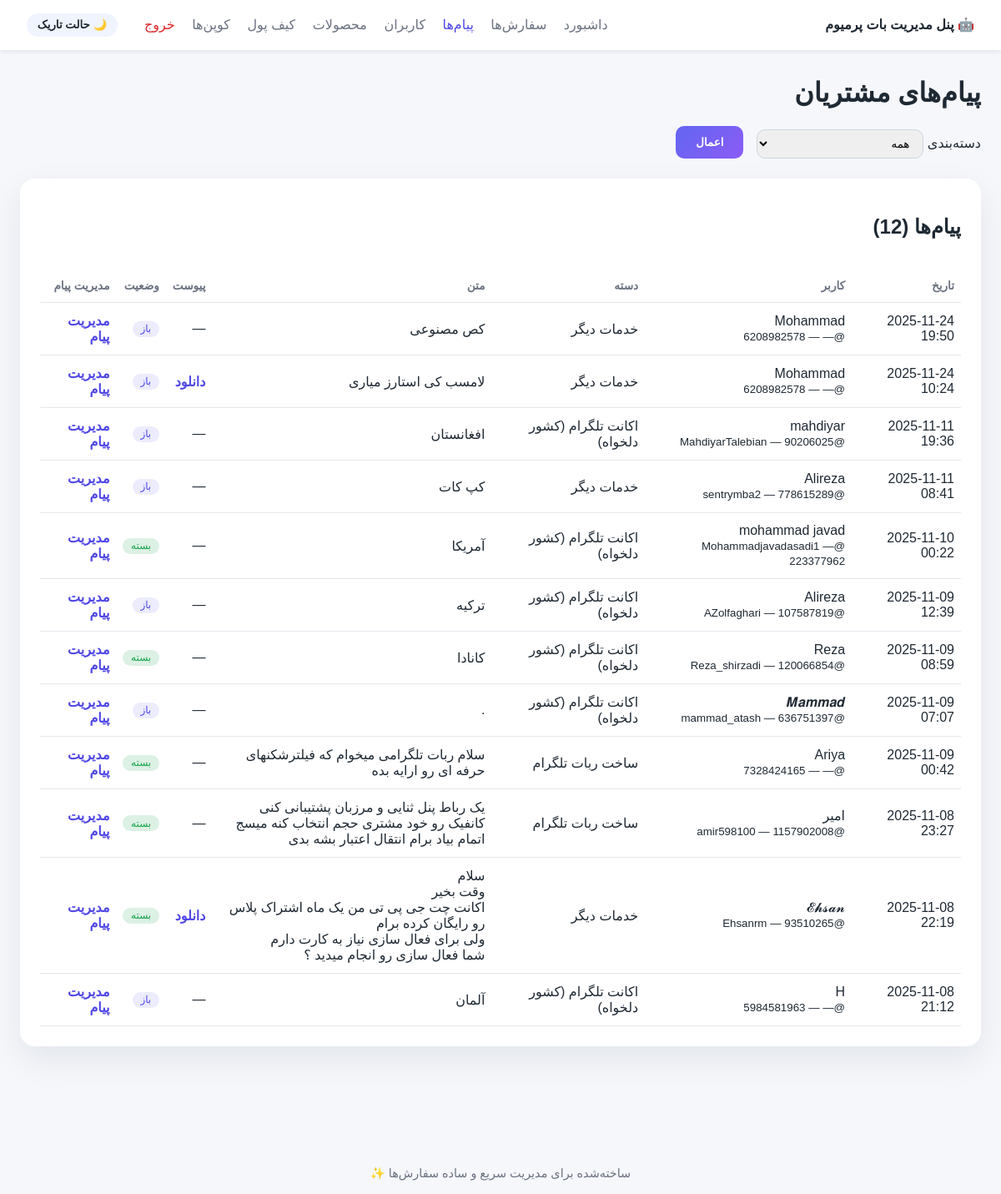
Screenshot of /messages (signed in) with the database file from the repository.
### tables this page shows
CREATE TABLE service_messages(
                id INTEGER PRIMARY KEY AUTOINCREMENT,
                user_id INTEGER,
                username TEXT,
                first_name TEXT,
                category TEXT,
                message_text TEXT,
                attachment_file_id TEXT,
                created_at TEXT,
                updated_at TEXT,
                is_resolved INTEGER DEFAULT 0
            );

### app/webadmin/server.py (the view)
    @app.get("/messages", name="messages")
    async def messages_page(
        request: Request,
        user: str = Depends(_login_required),
        category: str = Query("all"),
        page: int = Query(1, ge=1),
    ):
        per_page = 20
        filter_value = None if category == "all" else category
        total = count_service_messages(filter_value)
        pages = max((total + per_page - 1) // per_page, 1)
        page = min(page, pages)
        offset = (page - 1) * per_page
        items = list_service_messages(category=filter_value, limit=per_page, offset=offset)
        return _render(
            request,
            "messages.html",
            {
                "title": "پیام‌های دریافتی",
                "messages_list": items,
                "total": total,
                "page": page,
                "pages": pages,
                "category": category,
                "nav": "messages",
                "format_datetime": _format_datetime,
            },
        )

### app/webadmin/templates/messages.html (shortened to what this page needs)
{% extends 'base.html' %}
{% block content %}
<h1>پیام‌های مشتریان</h1>
<form class="filters" method="get">
    <label>دسته‌بندی
        <select name="category">
            <option value="all" {{ 'selected' if category == 'all' else '' }}>همه</option>
        </select>
    </label>
    <button type="submit" class="btn-primary">اعمال</button>
</form>
<section class="panel">
    <header>
        <h2>پیام‌ها ({{ total }})</h2>
    </header>
    <table>
        <thead>
            <tr>
                <th>تاریخ</th>
                <th>کاربر</th>
                <th>دسته</th>
                <th>متن</th>
                <th>پیوست</th>
                <th>وضعیت</th>
                <th>مدیریت پیام</th>
            </tr>
        </thead>
        <tbody>
            {% for msg in messages_list %}
            <tr>
                <td>{{ format_datetime(msg.created_at) }}</td>
                <td>
                    <div>{{ msg.first_name or '—' }}</div>
                    <small>@{{ msg.username or '—' }} — {{ msg.user_id or 'بدون آیدی' }}</small>
                </td>
                <td>{{ service_message_labels.get(msg.category, msg.category) }}</td>
                <td class="message-text">{{ (msg.message_text or '—')|replace('\n','<br>')|safe }}</td>
                <td>
                    {% if msg.attachment_file_id %}
                    <a class="link" href="{{ url_for('message_attachment', message_id=msg.id) }}" target="_blank">دانلود</a>
                    {% else %}
                    —
                    {% endif %}
                </td>
                <td>
                    {% if msg.is_resolved %}
                        <span class="badge completed">بسته</span>
                    {% else %}
                        <span class="badge in_progress">باز</span>
                    {% endif %}
                </td>
                <td>
                    <a class="link" href="{{ url_for('message_detail', message_id=msg.id) }}">مدیریت پیام</a>
                </td>
            </tr>
            {% else %}
            <tr><td colspan="7" class="empty">پیامی ثبت نشده است.</td></tr>
            {% endfor %}
        </tbody>
    </table>
</section>
{% endblock %}

### app/webadmin/static/styles.css (style rules this page uses)
:root { color-scheme: light dark; --bg: #f5f7fb; --surface: #ffffff; --surface-alt: #f0f4ff; --text: #1f2933; --muted: #6b7280; --accent: #4f46e5; --success: #16a34a; --warning: #f59e0b; --danger: #dc2626; font-family: "Vazirmatn", "IRANSans", "Tahoma", sans-serif; }
body { margin: 0; background: var(--bg); color: var(--text); }
.btn-primary { background: linear-gradient(135deg, #6366f1, #8b5cf6); color: white; border: none; padding: 0.75rem 1.5rem; border-radius: 10px; cursor: pointer; font-weight: 600; }
.panel { background: var(--surface); border-radius: 18px; box-shadow: 0 15px 40px rgba(15, 23, 42, 0.08); padding: 1.5rem; margin-bottom: 2rem; }
.panel header { display: flex; align-items: center; justify-content: space-between; margin-bottom: 1rem; }
.table, table { width: 100%; border-collapse: collapse; }
table th, table td { padding: 0.75rem 0.5rem; border-bottom: 1px solid #e5e7eb; text-align: right; }
.message-text { max-width: 360px; word-break: break-word; }
table th { color: var(--muted); font-size: 0.85rem; font-weight: 600; }
table td a.link { color: var(--accent); text-decoration: none; font-weight: 600; }
.badge { display: inline-block; padding: 0.15rem 0.6rem; border-radius: 999px; font-size: 0.75rem; background: #e5e7eb; color: #1f2933; }
.badge.delivered, .badge.completed { background: rgba(22, 163, 74, 0.15); color: var(--success); }
.badge.approved, .badge.in_progress, .badge.ready_to_deliver { background: rgba(99, 102, 241, 0.12); color: var(--accent); }
.filters { display: flex; gap: 1rem; align-items: flex-end; flex-wrap: wrap; margin-bottom: 1.5rem; }
.filters input, .filters select { padding: 0.5rem 0.75rem; border-radius: 10px; border: 1px solid #d1d5db; }

### rows the page displays
service_messages: created_at "2025-11-24 19:50", first_name "Mohammad", username "—", user "6208982578", get "خدمات دیگر", message_text "کص مصنوعی", is_resolved "باز"
service_messages: created_at "2025-11-24 10:24", first_name "Mohammad", username "—", user "6208982578", get "خدمات دیگر", message_text "لامسب کی استارز میاری", is_resolved "باز"
service_messages: created_at "2025-11-11 19:36", first_name "mahdiyar", username "MahdiyarTalebian", user "90206025", get "اکانت تلگرام (کشور دلخواه)", message_text "افغانستان", is_resolved "باز"
service_messages: created_at "2025-11-11 08:41", first_name "Alireza", username "sentrymba2", user "778615289", get "خدمات دیگر", message_text "کپ کات", is_resolved "باز"
service_messages: created_at "2025-11-10 00:22", first_name "mohammad javad", username "Mohammadjavadasadi1", user "223377962", get "اکانت تلگرام (کشور دلخواه)", message_text "آمریکا", is_resolved "بسته"
service_messages: created_at "2025-11-09 12:39", first_name "Alireza", username "AZolfaghari", user "107587819", get "اکانت تلگرام (کشور دلخواه)", message_text "ترکیه", is_resolved "باز"
service_messages: created_at "2025-11-09 08:59", first_name "Reza", username "Reza_shirzadi", user "120066854", get "اکانت تلگرام (کشور دلخواه)", message_text "کانادا", is_resolved "بسته"
service_messages: created_at "2025-11-09 07:07", first_name "𝑴𝒂𝒎𝒎𝒂𝒅", username "mammad_atash", user "636751397", get "اکانت تلگرام (کشور دلخواه)", message_text ".", is_resolved "باز"
service_messages: created_at "2025-11-09 00:42", first_name "Ariya", username "—", user "7328424165", get "ساخت ربات تلگرام", message_text "سلام ربات تلگرامی میخوام که فیلترشکنهای حرفه ای رو ارایه بده", is_resolved "بسته"
service_messages: created_at "2025-11-08 23:27", first_name "امیر", username "amir598100", user "1157902008", get "ساخت ربات تلگرام", message_text "یک رباط پنل ثنایی و مرزبان پشتیبانی کنی کانفیک رو خود مشتری حجم انتخاب کنه میسج اتمام بیاد برام انتقال اعتبار بشه بدی", is_resolved "بسته"
service_messages: created_at "2025-11-08 22:19", first_name "𝓔𝓱𝓼𝓪𝓷", username "Ehsanrm", user "93510265", get "خدمات دیگر", message_text "سلام وقت بخیر اکانت چت جی پی تی من یک ماه اشتراک پلاس رو رایگان کرده برام ولی برای فعال سازی نیاز به کارت دارم شما فعال سازی رو انجام میدید ؟", is_resolved "بسته"
service_messages: created_at "2025-11-08 21:12", first_name "H", username "—", user "5984581963", get "اکانت تلگرام (کشور دلخواه)", message_text "آلمان", is_resolved "باز"

### other values shown
{{ '☀️ حالت روشن' if theme == 'dark' else '🌙 حالت تاریک' }} "🌙 حالت تاریک"
{{ total }} "12"
